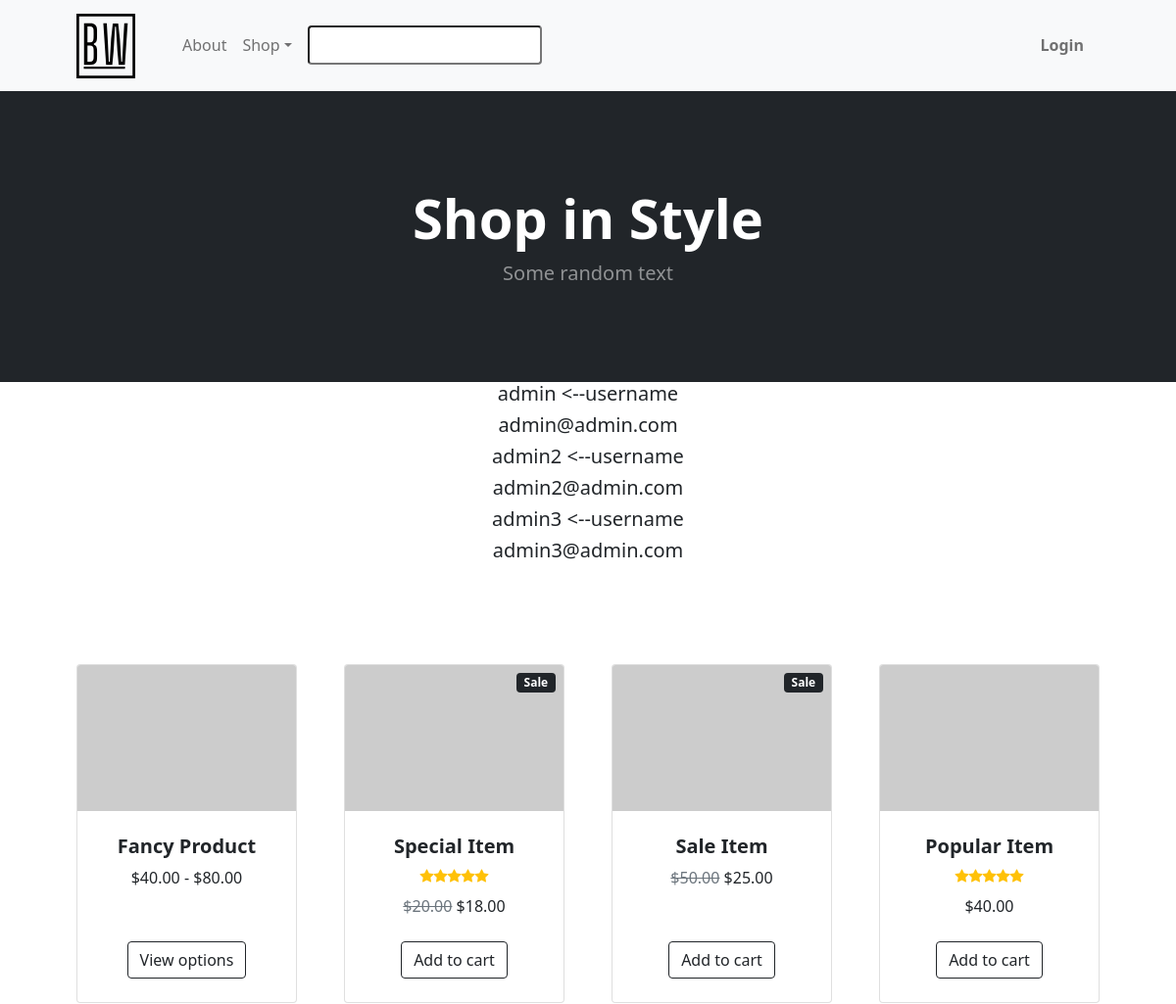
Page /home (upper part) on the earlier database version.
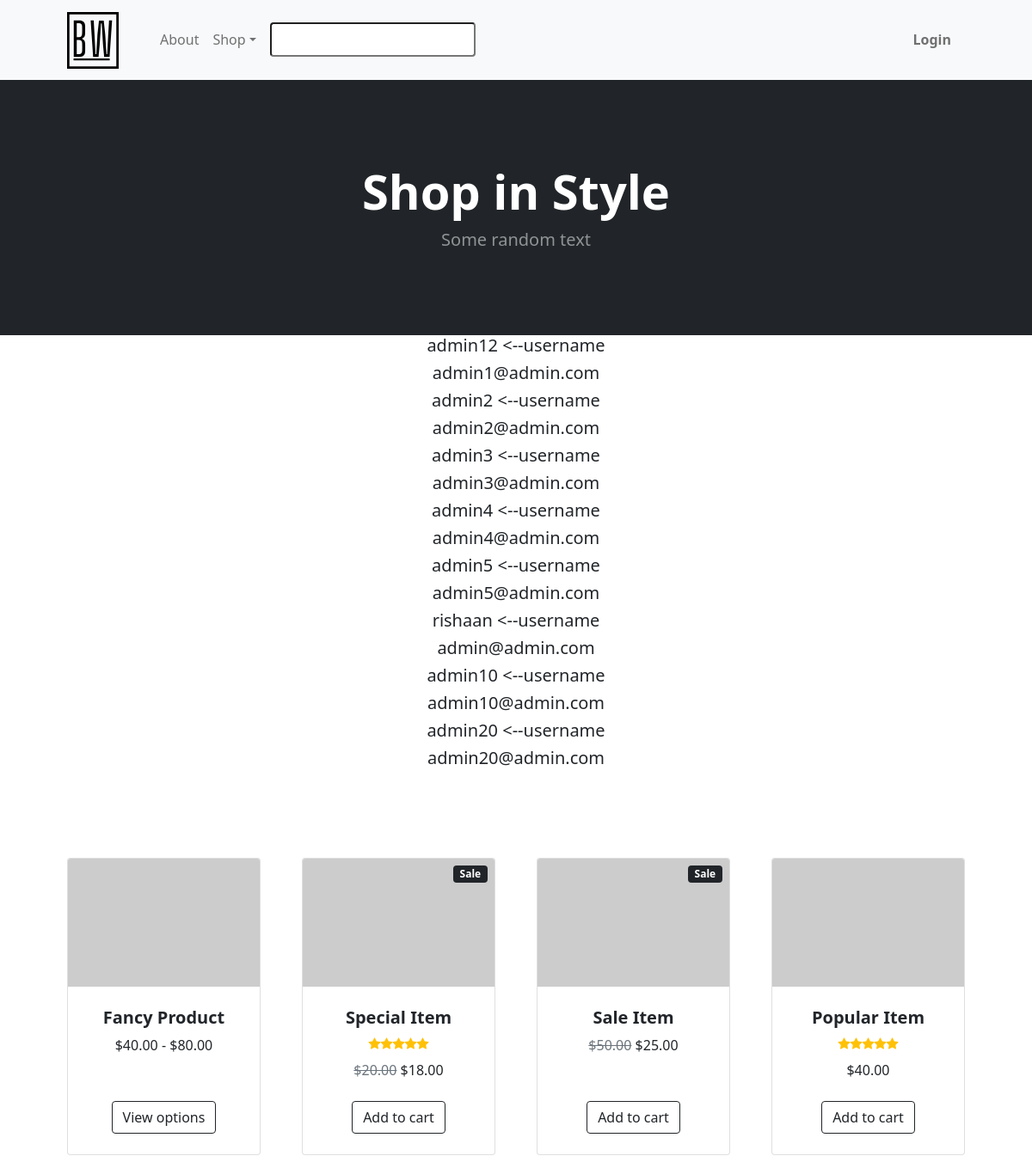
Same page on the later database version.
### models.py (models this page shows)
class BaseModel(db_wrapper.Model):
    class Meta:
        database = db

class User(BaseModel, UserMixin):
    first_name = CharField(index=True, max_length=30, null=True)
    last_name = CharField(max_length=120, null=True)
    address = CharField(max_length=200, null=True)
    city = CharField(max_length=50, null=True)
    country = CharField(max_length=50, null=True)
    cc_number = CharField(unique=True, max_length=20, null=True)
    username = CharField(index=True, max_length=30)  # add unique=True
    email = CharField(index=True, max_length=50, unique=True)
    password = CharField(max_length=20)

### routes.py (the view)
@app.route("/", methods=["GET", "POST"])
@app.route("/home", methods=["GET", "POST"])
def home():
    users = User.select()
    login_form = LoginForm()
    register_form = RegistrationForm()
    return render_template(
        "index.html",
        title="Home",
        users=users,
        login_form=login_form,
        register_form=register_form,
    )

### forms.py (shortened to what this page needs)
class LoginForm(FlaskForm):
    email = StringField(
        "Email", validators=[InputRequired(), Length(min=5, max=50), Email()]
    )
    password = PasswordField("Your Password", validators=[InputRequired()])
    login = SubmitField("Login!")

class RegistrationForm(FlaskForm):
    username = StringField(
        "Username",
        validators=[InputRequired(), Length(min=5, max=30)],
    )
    email = StringField(
        "Email", validators=[InputRequired(), Length(min=5, max=50), Email()]
    )
    password = PasswordField(
        "Set Password",
        validators=[
            InputRequired(),
            EqualTo(
                "password_confirm", message="Password must be identical in both inputs"
            ),
            Length(min=5, max=20),
        ],
    )
    password_confirm = PasswordField("Confirm Password")
    submit = SubmitField("Sign Up")

### templates/index.html (shortened to what this page needs)
{% extends "base.html" %} {% block content %} {% for user in users %}
<div class="text-center">
  <h5>{{user.username}} <span><--username</span></h5>
  <h5>{{user.email}}</h5>
</div>
{% endfor %}
<section class="py-5">
  <div class="container px-4 px-lg-5 mt-5">
    <div
      class="
        row
        gx-4 gx-lg-5
        row-cols-2 row-cols-md-3 row-cols-xl-4
        justify-content-center
      "
    >
      <div class="col mb-5">
        <div class="card h-100">
          <img
            class="card-img-top"
            src="https://dummyimage.com/450x300/dee2e6/6c757d.jpg"
            alt="..."
          />
          <div class="card-body p-4">
            <div class="text-center">
              <h5 class="fw-bolder">Fancy Product</h5>
              $40.00 - $80.00
            </div>
          </div>
          <div class="card-footer p-4 pt-0 border-top-0 bg-transparent">
            <div class="text-center">
              <a class="btn btn-outline-dark mt-auto" href="#">View options</a>
            </div>
          </div>
        </div>
      </div>
      <div class="col mb-5">
        <div class="card h-100">
          <div
            class="badge bg-dark text-white position-absolute"
            style="top: 0.5rem; right: 0.5rem"
          >
            Sale
          </div>
          <img
            class="card-img-top"
            src="https://dummyimage.com/450x300/dee2e6/6c757d.jpg"
            alt="..."
          />
          <div class="card-body p-4">
            <div class="text-center">
              <h5 class="fw-bolder">Special Item</h5>
              <div
                class="d-flex justify-content-center small text-warning mb-2"
              >
                <div class="bi-star-fill"></div>
                <div class="bi-star-fill"></div>
                <div class="bi-star-fill"></div>
                <div class="bi-star-fill"></div>
                <div class="bi-star-fill"></div>
              </div>
              <span class="text-muted text-decoration-line-through"
                >$20.00</span
              >
              $18.00
            </div>
          </div>
          <div class="card-footer p-4 pt-0 border-top-0 bg-transparent">
            <div class="text-center">
              <a class="btn btn-outline-dark mt-auto" href="#">Add to cart</a>
            </div>
          </div>
        </div>
      </div>
      <div class="col mb-5">
        <div class="card h-100">
          <div
            class="badge bg-dark text-white position-absolute"
            style="top: 0.5rem; right: 0.5rem"
          >
            Sale
          </div>
          <img
            class="card-img-top"
            src="https://dummyimage.com/450x300/dee2e6/6c757d.jpg"
            alt="..."
          />
          <div class="card-body p-4">
            <div class="text-center">
              <h5 class="fw-bolder">Sale Item</h5>
              <span class="text-muted text-decoration-line-through"
                >$50.00</span
              >
              $25.00
            </div>
          </div>
          <div class="card-footer p-4 pt-0 border-top-0 bg-transparent">
            <div class="text-center">
              <a class="btn btn-outline-dark mt-auto" href="#">Add to cart</a>
            </div>
          </div>
        </div>
      </div>
      <div class="col mb-5">
        <div class="card h-100">
          <img
            class="card-img-top"
            src="https://dummyimage.com/450x300/dee2e6/6c757d.jpg"
            alt="..."
          />
          <div class="card-body p-4">
            <div class="text-center">
              <h5 class="fw-bolder">Popular Item</h5>
              <div
                class="d-flex justify-content-center small text-warning mb-2"
              >
                <div class="bi-star-fill"></div>
                <div class="bi-star-fill"></div>
                <div class="bi-star-fill"></div>
                <div class="bi-star-fill"></div>
                <div class="bi-star-fill"></div>
              </div>
              $40.00
            </div>
          </div>
          <div class="card-footer p-4 pt-0 border-top-0 bg-transparent">
            <div class="text-center">
              <a class="btn btn-outline-dark mt-auto" href="#">Add to cart</a>
            </div>
          </div>
        </div>
      </div>
    </div>
  </div>
</section>
{% endblock content %}

### templates/base.html (shortened to what this page needs)
<!DOCTYPE html>
<html lang="en">
  <head>
    <link
      href="https://cdn.jsdelivr.net/npm/bootstrap@5.0.2/dist/css/bootstrap.min.css"
      rel="stylesheet"
    />
    <link
      href="{{url_for('static', filename='styles.css')}}"
      rel="stylesheet"
    />
    <link
      href="https://cdn.jsdelivr.net/npm/bootstrap-icons@1.5.0/font/bootstrap-icons.css"
      rel="stylesheet"
    />
  </head>
  <body>
    {% include "navbar.html" %}
    {% block header%}
    <header class="bg-dark py-5">
      <div class="container px-4 px-lg-5 my-5">
        <div class="text-center text-white">
          <h1 class="display-4 fw-bolder font">Shop in Style</h1>
          <p class="lead fw-normal text-white-50 mb-0">Some random text</p>
        </div>
      </div>
    </header>
    {% endblock header %}
     {% block content%} {% endblock content %}
  </body>
</html>

### templates/navbar.html (shortened to what this page needs)
<nav class="navbar navbar-expand-md navbar-light bg-light">
  <div class="container px-lg-5">
    <a class="navbar-brand" href="{{url_for('home') }}"
      ><img
        src="{{url_for('static', filename='assets/brand.svg')}}"
        alt=""
        width="60"
        class="d-inline-block align-text-top"
    /></a>
    <div class="collapse navbar-collapse" id="navbarSupportedContent">
      <ul class="navbar-nav me-auto mb-2 mb-lg-0 ms-lg-4">
        <li class="nav-item"><a class="nav-link" href="#">About</a></li>
        <li class="nav-item dropdown">
          <a
            class="nav-link dropdown-toggle"
            id="navbarDropdown"
            href="#"
            role="button"
            data-bs-toggle="dropdown"
            aria-expanded="false"
            >Shop</a
          >
        </li>
        <input class="mx-2 rounded" type="search" />
      </ul>
      <ul class="navbar-nav mb-2 mb-lg-0 ms-lg-4 mx-2">
        {% if current_user.is_authenticated %}
        <li class="nav-item dropdown">
          <i
            class="bi bi-person-circle mx-3"
            id="navbarDropdown"
            role="button"
            data-bs-toggle="dropdown"
            aria-expanded="false"
            style="font-size: 2.5rem"
          ></i>
          <ul class="dropdown-menu" aria-labelledby="navbarDropdown">
            <li>
              <a class="dropdown-item" href="{{ url_for('account') }}"
                >Edit Account</a
              >
            </li>
            <li><hr class="dropdown-divider" /></li>
            <li><a class="dropdown-item" href="#!">Popular Items</a></li>
            <li>
              <a class="dropdown-item" href="{{url_for('logout')}}">Logout</a>
            </li>
          </ul>
        </li>
        <form class="d-flex">
          <i class="bi bi-basket-fill" style="font-size: 2.5rem"></i>
        </form>
        {% else %}
        <li
          class="nav-link fw-bolder"
          data-bs-toggle="modal"
          href="#loginModalToggle"
          role="button"
        >
          Login
        </li>
        {% endif %}
      </ul>
    </div>
  </div>
</nav>

Differences in the rows shown:
changed User: username "admin" → "admin12"; email "admin@admin.com" → "admin1@admin.com"
added User: username "admin4", email "admin4@admin.com"
added User: username "admin5", email "admin5@admin.com"
added User: username "rishaan", email "admin@admin.com"
added User: username "admin10", email "admin10@admin.com"
added User: username "admin20", email "admin20@admin.com"
